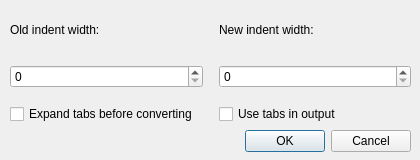
<ui version="4.0" >
 <class>dlgConvertIndent</class>
 <widget class="QDialog" name="dlgConvertIndent" >
  <property name="windowModality" >
   <enum>Qt::WindowModal</enum>
  </property>
  <property name="geometry" >
   <rect>
    <x>0</x>
    <y>0</y>
    <width>420</width>
    <height>160</height>
   </rect>
  </property>
  <property name="windowTitle" >
   <string>Convert Indentation - QSciTE</string>
  </property>
  <widget class="QWidget" name="layoutWidget" >
   <property name="geometry" >
    <rect>
     <x>10</x>
     <y>11</y>
     <width>401</width>
     <height>141</height>
    </rect>
   </property>
   <layout class="QVBoxLayout" >
    <item>
     <layout class="QHBoxLayout" >
      <property name="spacing" >
       <number>16</number>
      </property>
      <item>
       <layout class="QVBoxLayout" >
        <item>
         <widget class="QLabel" name="lblOldWidth" >
          <property name="text" >
           <string>Old indent width:</string>
          </property>
         </widget>
        </item>
        <item>
         <widget class="QSpinBox" name="sbOldWidth" />
        </item>
        <item>
         <widget class="QCheckBox" name="cbExpandTabs" >
          <property name="text" >
           <string>Expand tabs before converting</string>
          </property>
         </widget>
        </item>
       </layout>
      </item>
      <item>
       <layout class="QVBoxLayout" >
        <item>
         <widget class="QLabel" name="lblNewWidth" >
          <property name="text" >
           <string>New indent width:</string>
          </property>
         </widget>
        </item>
        <item>
         <widget class="QSpinBox" name="sbNewWidth" />
        </item>
        <item>
         <widget class="QCheckBox" name="cbLeaveTabs" >
          <property name="text" >
           <string>Use tabs in output</string>
          </property>
         </widget>
        </item>
       </layout>
      </item>
     </layout>
    </item>
    <item>
     <widget class="QDialogButtonBox" name="buttonBox" >
      <property name="orientation" >
       <enum>Qt::Horizontal</enum>
      </property>
      <property name="standardButtons" >
       <set>QDialogButtonBox::Cancel|QDialogButtonBox::NoButton|QDialogButtonBox::Ok</set>
      </property>
     </widget>
    </item>
   </layout>
  </widget>
 </widget>
 <resources/>
 <connections>
  <connection>
   <sender>buttonBox</sender>
   <signal>accepted()</signal>
   <receiver>dlgConvertIndent</receiver>
   <slot>accept()</slot>
   <hints>
    <hint type="sourcelabel" >
     <x>228</x>
     <y>134</y>
    </hint>
    <hint type="destinationlabel" >
     <x>157</x>
     <y>183</y>
    </hint>
   </hints>
  </connection>
  <connection>
   <sender>buttonBox</sender>
   <signal>rejected()</signal>
   <receiver>dlgConvertIndent</receiver>
   <slot>reject()</slot>
   <hints>
    <hint type="sourcelabel" >
     <x>296</x>
     <y>140</y>
    </hint>
    <hint type="destinationlabel" >
     <x>286</x>
     <y>183</y>
    </hint>
   </hints>
  </connection>
 </connections>
</ui>
